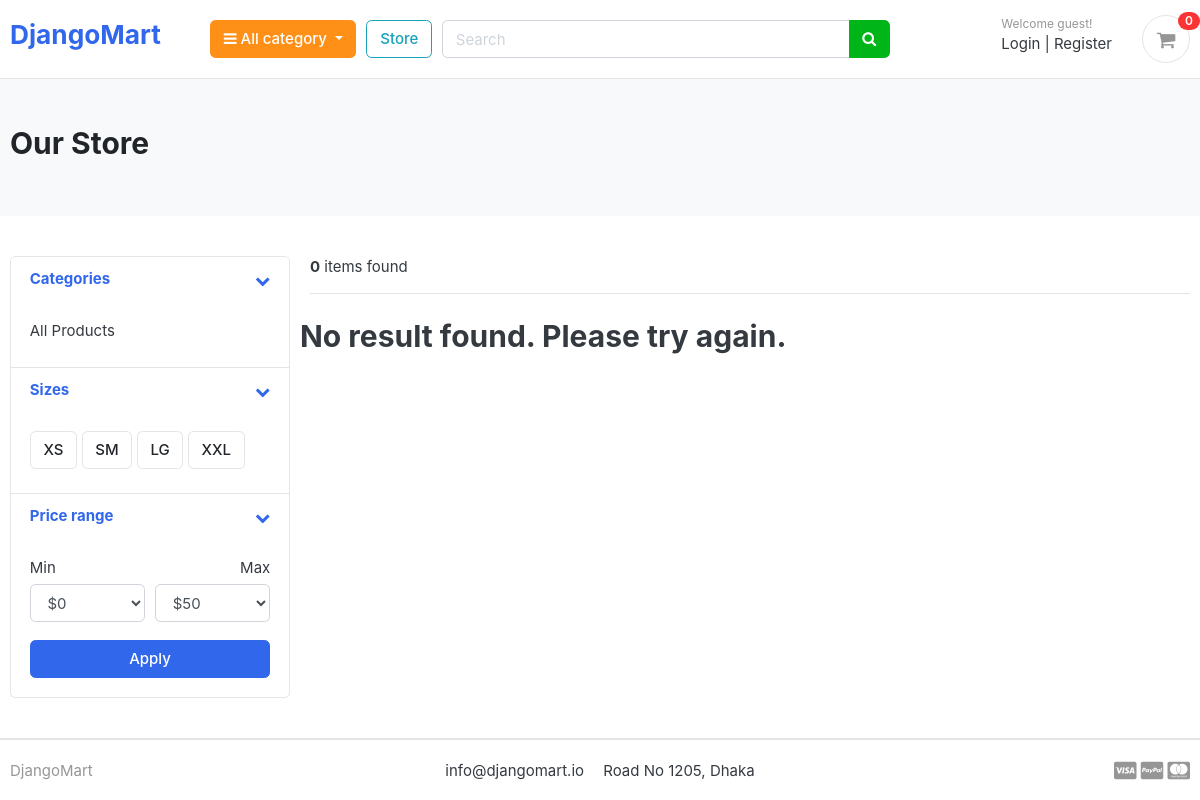
/store/, run on an earlier commit of the app's database.
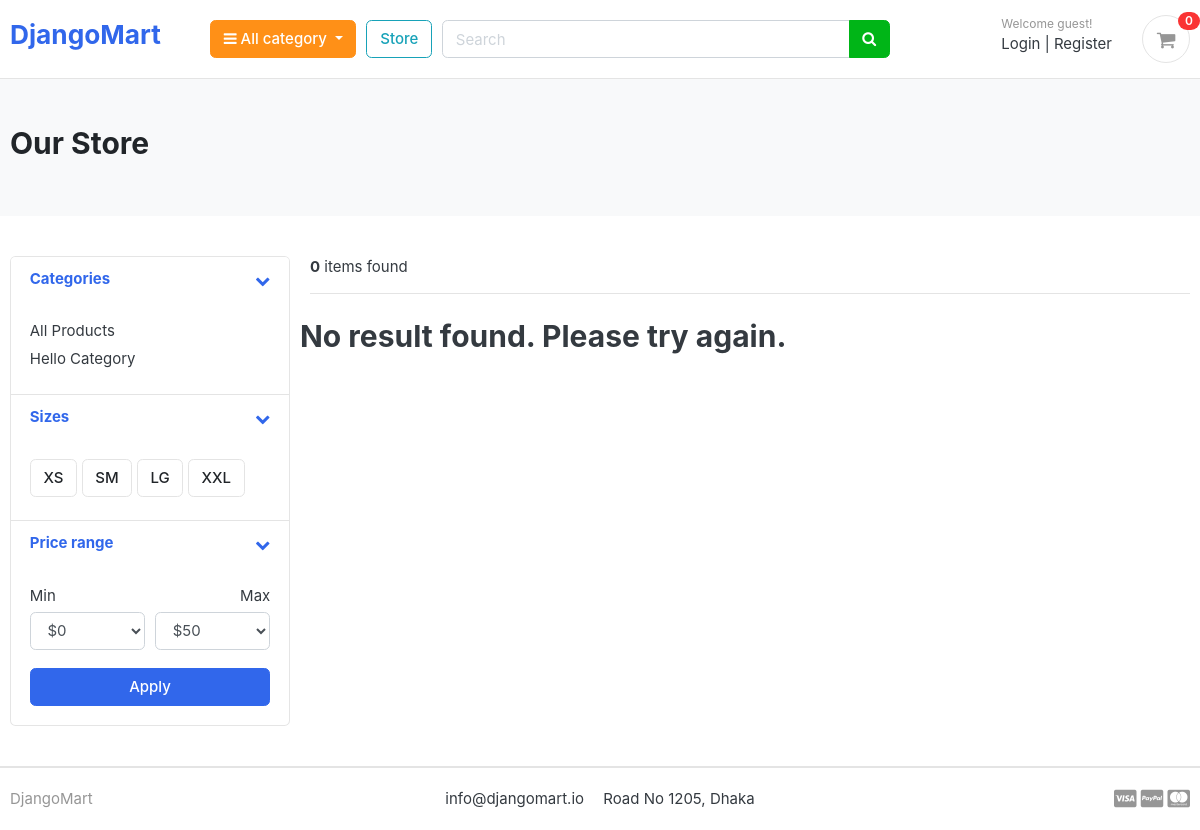
And on a later commit of the database.
### category/models.py (models this page shows, shortened)
class Category(models.Model):
    category_name = models.CharField(max_length=50, unique=True)
    slug = models.SlugField(max_length=100, unique=True)
    description = models.TextField(max_length=255, blank=True)
    cat_image = models.ImageField(upload_to='photos/categories', blank=True)
    class Meta:
        verbose_name = 'category'
        verbose_name_plural = 'categories'
    def get_url(self):
        return reverse('products_by_category', args=[self.slug])

### store/views.py (the view)
# urls.py: path('store/', include('store.urls')),
def store(request, category_slug=None):
    categories = Category.objects.all()
    products = None
    if category_slug != None:
        category = get_object_or_404(Category, slug=category_slug)
        products = Product.objects.filter(category=category, is_available=True)
    else:
        products = Product.objects.all().filter(is_available=True).order_by('id')
    product_count = products.count()
    return render(request, 'store/store.html', {'products': products, 'p_count': product_count, 'categories': categories})

### cart/context_processors.py (called while the page is built)
def counter(request):
    cart_count = 0
    if 'admin' in request.path:
        return {}
    else:
        try:
            cart = Cart.objects.filter(cart_id=_cart_id(request))
            if request.user.is_authenticated:
                cart_items = CartItem.objects.all().filter(user=request.user)
            else:
                cart_items = CartItem.objects.all().filter(cart=cart[:1])
            for cart_item in cart_items:
                cart_count += cart_item.quantity
        except Cart.DoesNotExist:
            cart_count = 0
    return dict(cart_count=cart_count)

### cart/views.py (called while the page is built)
def _cart_id(request):
    cart = request.session.session_key
    if not cart:
        cart = request.session.create()
    return cart

### category/context_processors.py (called while the page is built)
def menu_links(request):
    links = Category.objects.all()
    return dict(links=links)

### store/templates/store/store.html (shortened to what the changed rows need)
{% extends 'base.html' %} {% load static %} {% block content %}
<section class="section-pagetop bg">
  <div class="container">
    {% if 'search' in request.path %}
    <h2 class="title-page">Search Result</h2>
    {% else %}
    <h2 class="title-page">Our Store</h2>
    {% endif %}
  </div>
</section>
<section class="section-content padding-y">
  <div class="container">
    <div class="row">
      <aside class="col-md-3">
        <div class="card">
          <article class="filter-group">
            <div class="filter-content collapse show" id="collapse_1" style="">
              <div class="card-body">
                <ul class="list-menu">
                  {% for category in categories %}
                  <li>
                    <a href="{{ category.get_url }}"
                      >{{ category.category_name }}
                    </a>
                  </li>
                  {% endfor %}
                </ul>
              </div>
            </div>
          </article>
        </div>
      </aside>
      <main class="col-md-9">
        <div class="row">
          {% if products %} {% for product in products %}
          <div class="col-md-4">
            <figure class="card card-product-grid">
              <div class="img-wrap">
                <a href="{{ product.get_url }}"
                  ><img src="{{ product.images.url }}"
                /></a>
              </div>
              <figcaption class="info-wrap">
                <div class="fix-height">
                  <a href="{{ product.get_url }}" class="title"
                    >{{ product.product_name }}</a
                  >
                  <div class="price-wrap mt-2">
                    <span class="price">$ {{ product.price }}</span>
                  </div>
                </div>
                <a
                  href="{{ product.get_url }}"
                  class="btn btn-block btn-primary"
                  >View Details
                </a>
              </figcaption>
            </figure>
          </div>
          {% endfor %} {% else %}
          <div>
            <h2>No result found. Please try again.</h2>
          </div>
          {% endif %}
        </div>
      </main>
    </div>
  </div>
</section>
{% endblock %}

What changed in the data, as far as the page shows it:
added Category: category_name "Hello Category"
